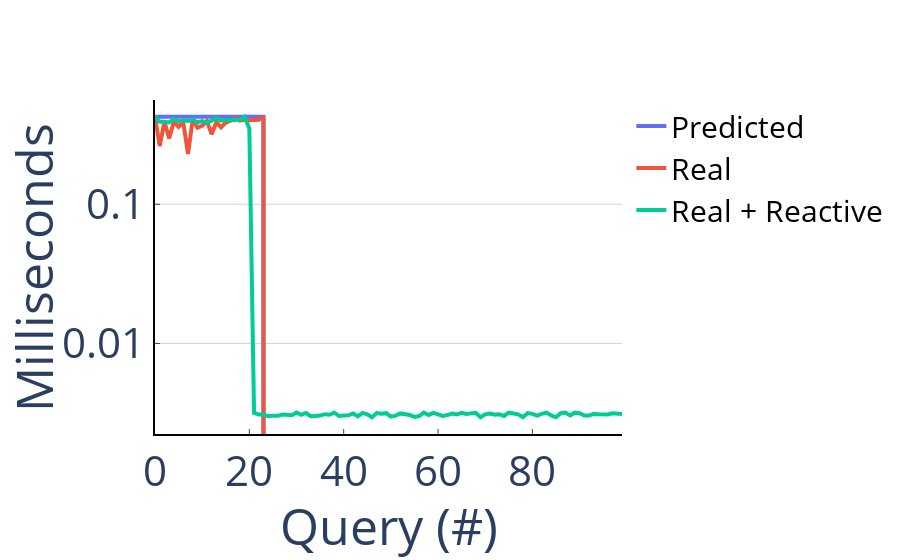

The cell this chart's notebook holds for it:
### Code cell
l = line('Uniform2', 'ProgressiveIndexCostModel', ['cm_time', 'cm_realtime', 'query_time'], ['Predicted', 'Real', 'Real + Reactive'])
l.update_layout(yaxis_title='Milliseconds', xaxis_title='Query (#)')
l.update_yaxes(type="log", tickvals=[0.01, 0.1, 10])
# save_figure(l, 'cost_model.pdf')
l
